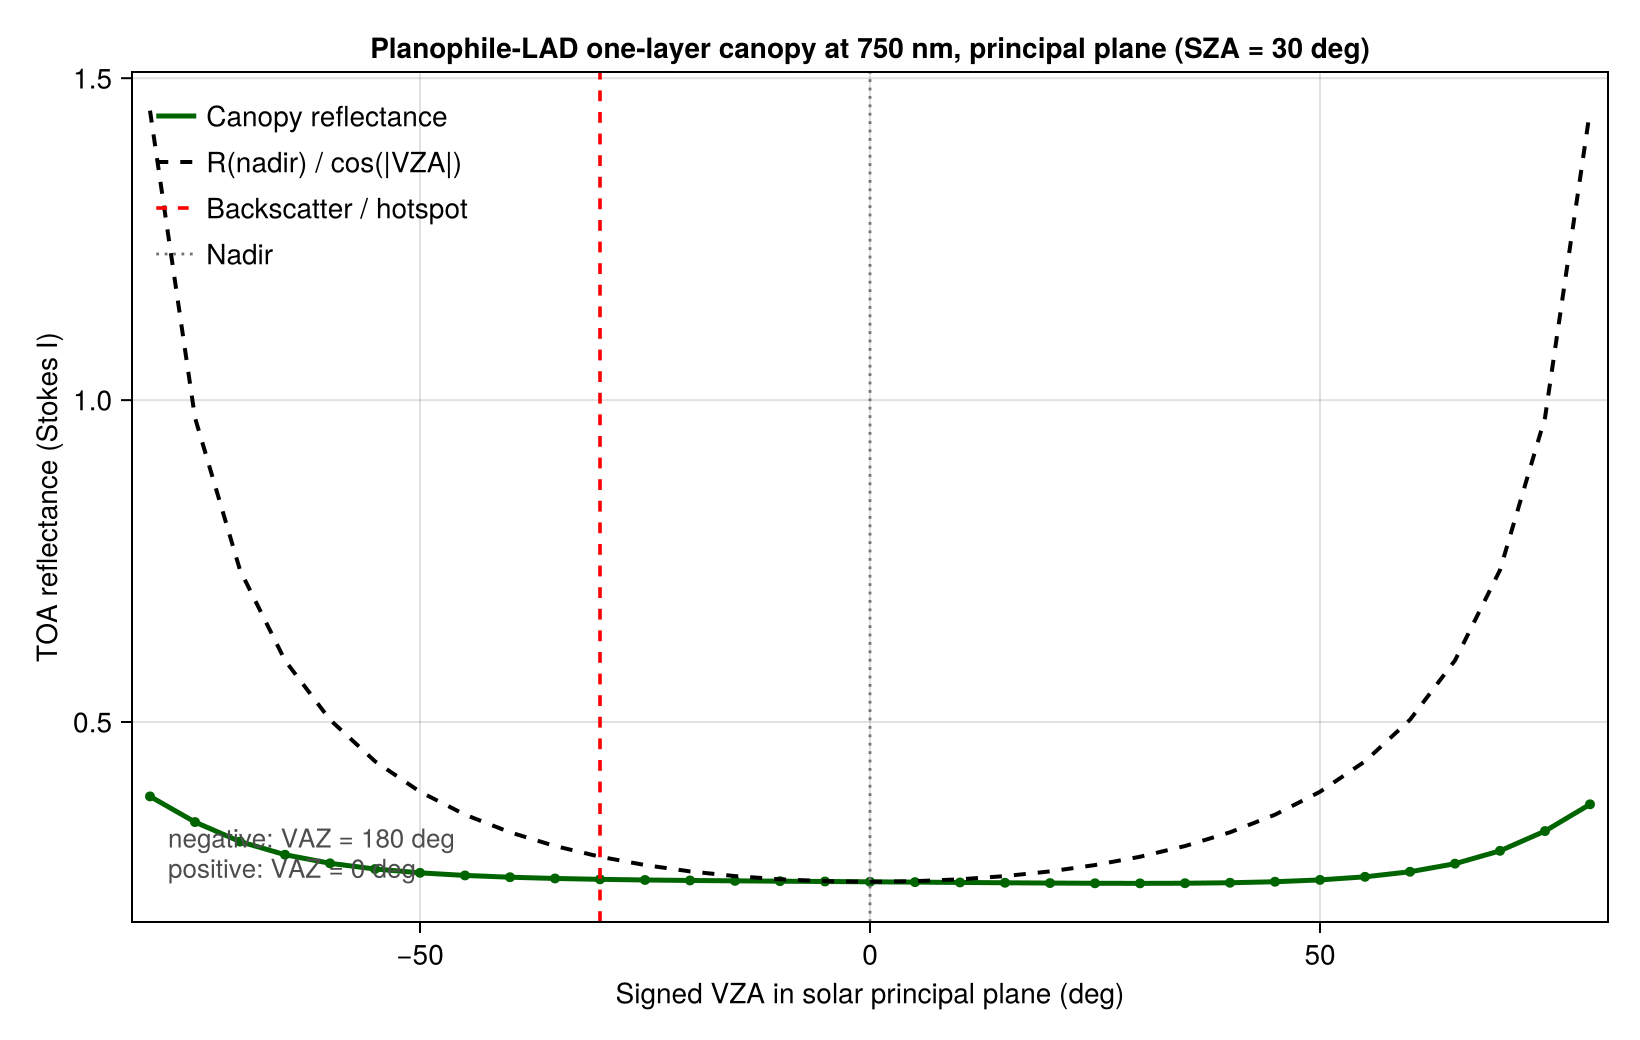

Generate this figure with Julia:
# =================================================================
# Canopy principal-plane reflectance slice at 750 nm
#
# Same one-layer planophile setup as sandbox/canopy_o2_brdf_750nm.jl,
# but only samples the solar principal plane and writes a simple 2D plot of Stokes-I
# reflectance versus signed view zenith angle.
#
# Signed-VZA convention follows docs/make.jl:
#   negative VZA = VAZ 180 deg, backscatter / hotspot side
#   positive VZA = VAZ   0 deg, forward-scatter side
# =================================================================

using vSmartMOM
using vSmartMOM.CoreRT
using CanopyOptics
using CairoMakie

# Run with `julia --project=docs sandbox/canopy_o2_principal_plane_750nm.jl`.
if !haskey(ENV, "VSMARTMOM_O2_ABSCO")
    default_o2_lut = "/net/squid/data1/ABSCO_CS_Database/v5.2_final/o2_v52_v2.jld2"
    isfile(default_o2_lut) || error(
        "Set ENV[\"VSMARTMOM_O2_ABSCO\"] to the O2 ABSCO JLD2 LUT path.")
    ENV["VSMARTMOM_O2_ABSCO"] = default_o2_lut
end

# -- 1) Base config and single wavelength --------------------------
yaml_path = joinpath(@__DIR__, "canopy_o2_740_780nm.yaml")
params = parameters_from_yaml(yaml_path)

lambda_target = 750.0
nu_target = 1e7 / lambda_target
params.spec_bands = [Float64[nu_target]]

# -- 2) Principal-plane geometry -----------------------------------
signed_vza = collect(-80.0:5.0:80.0)
params.vza = abs.(signed_vza)
params.vaz = ifelse.(signed_vza .< 0, 180.0, 0.0)

params.max_m = 8
params.l_trunc = 64

# -- 3) One-layer PROSPECT canopy with planophile LAD ---------------
leaf = CanopyOptics.LeafProspectProProperties(
    N = 1.5,
    Ccab = 40.0,
    Ccar = 8.0,
    Canth = 0.0,
    Cbrown = 0.0,
    Cw = 0.012,
    Cm = 0.009,
    Cprot = 0.0,
    Ccbc = 0.0,
)
LAD = CanopyOptics.planophile_leaves2(Float64)
canopy = CanopySurface_from_prospect(
    leaf, 400.0:1.0:2500.0;
    soil = LambertianSurfaceScalar(0.10),
    LAI = 4.0,
    n_layers = 1,
    LAD = LAD,
)
for ib in eachindex(params.brdf)
    params.brdf[ib] = canopy
end

# -- 4) Run RT ------------------------------------------------------
model = model_from_parameters(params)
R, _ = rt_run(model)
R_principal = R[:, 1, 1]
nadir_idx = findfirst(==(0.0), signed_vza)
sec_vza_scaled = R_principal[nadir_idx] ./ cosd.(abs.(signed_vza))

println("R size (dirs, stokes, lambda): ", size(R))
println("Principal-plane R(I) min/max: ", extrema(R_principal))
for x in (-params.sza, 0.0, params.sza)
    idx = findfirst(==(x), signed_vza)
    idx === nothing || println("R(I), signed VZA = ", x, " deg: ", R_principal[idx])
end

# -- 5) Plot --------------------------------------------------------
fig = Figure(size = (820, 520))
ax = Axis(fig[1, 1];
    xlabel = "Signed VZA in solar principal plane (deg)",
    ylabel = "TOA reflectance (Stokes I)",
    title = "Planophile-LAD one-layer canopy at 750 nm, principal plane (SZA = 30 deg)",
)
lines!(ax, signed_vza, R_principal; color = :darkgreen, linewidth = 2.5,
       label = "Canopy reflectance")
scatter!(ax, signed_vza, R_principal; color = :darkgreen, markersize = 7)
lines!(ax, signed_vza, sec_vza_scaled; color = :black, linestyle = :dash,
       linewidth = 2.0, label = "R(nadir) / cos(|VZA|)")

vlines!(ax, [-params.sza]; color = :red, linestyle = :dash, linewidth = 1.8,
        label = "Backscatter / hotspot")
vlines!(ax, [0.0]; color = :gray45, linestyle = :dot, linewidth = 1.4,
        label = "Nadir")

text!(ax, -78, minimum(R_principal);
      text = "negative: VAZ = 180 deg\npositive: VAZ = 0 deg",
      align = (:left, :bottom), fontsize = 13, color = :gray30)

axislegend(ax; position = :lt, framevisible = false)
xlims!(ax, -82, 82)

out_png = joinpath(@__DIR__, "canopy_o2_principal_plane_750nm.png")
save(out_png, fig)
println("Saved principal-plane plot -> ", out_png)
fig
